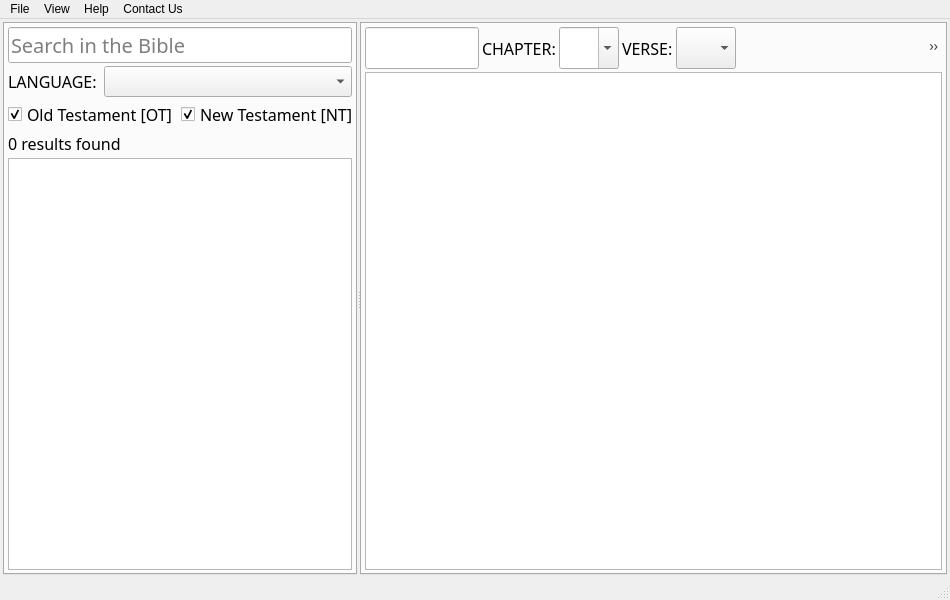
<?xml version="1.0" encoding="UTF-8"?>
<ui version="4.0">
 <class>BibleHome</class>
 <widget class="QMainWindow" name="BibleHome">
  <property name="geometry">
   <rect>
    <x>0</x>
    <y>0</y>
    <width>950</width>
    <height>600</height>
   </rect>
  </property>
  <property name="sizePolicy">
   <sizepolicy hsizetype="Preferred" vsizetype="Preferred">
    <horstretch>0</horstretch>
    <verstretch>0</verstretch>
   </sizepolicy>
  </property>
  <property name="minimumSize">
   <size>
    <width>400</width>
    <height>0</height>
   </size>
  </property>
  <property name="windowTitle">
   <string>BibleBook</string>
  </property>
  <property name="windowIcon">
   <iconset resource="icons/icons.qrc">
    <normaloff>:/icons/appicon</normaloff>:/icons/appicon</iconset>
  </property>
  <widget class="QWidget" name="WidgetCentral">
   <property name="sizePolicy">
    <sizepolicy hsizetype="Minimum" vsizetype="Preferred">
     <horstretch>0</horstretch>
     <verstretch>0</verstretch>
    </sizepolicy>
   </property>
   <property name="minimumSize">
    <size>
     <width>400</width>
     <height>0</height>
    </size>
   </property>
   <layout class="QVBoxLayout" name="verticalLayout_7">
    <property name="spacing">
     <number>3</number>
    </property>
    <property name="leftMargin">
     <number>3</number>
    </property>
    <property name="topMargin">
     <number>3</number>
    </property>
    <property name="rightMargin">
     <number>3</number>
    </property>
    <property name="bottomMargin">
     <number>3</number>
    </property>
    <item>
     <widget class="QSplitter" name="SplitterMain">
      <property name="sizePolicy">
       <sizepolicy hsizetype="Preferred" vsizetype="Expanding">
        <horstretch>0</horstretch>
        <verstretch>0</verstretch>
       </sizepolicy>
      </property>
      <property name="orientation">
       <enum>Qt::Horizontal</enum>
      </property>
      <property name="handleWidth">
       <number>3</number>
      </property>
      <widget class="QWidget" name="verticalLayoutWidget_3">
       <layout class="QVBoxLayout" name="VLayoutLeft">
        <item>
         <widget class="QTabWidget" name="MainTabLeft">
          <property name="enabled">
           <bool>true</bool>
          </property>
          <property name="sizePolicy">
           <sizepolicy hsizetype="Minimum" vsizetype="Expanding">
            <horstretch>0</horstretch>
            <verstretch>0</verstretch>
           </sizepolicy>
          </property>
          <property name="minimumSize">
           <size>
            <width>350</width>
            <height>0</height>
           </size>
          </property>
          <property name="maximumSize">
           <size>
            <width>16777215</width>
            <height>16777215</height>
           </size>
          </property>
          <property name="sizeIncrement">
           <size>
            <width>400</width>
            <height>0</height>
           </size>
          </property>
          <property name="font">
           <font>
            <family>Trebuchet MS</family>
            <pointsize>15</pointsize>
            <weight>50</weight>
            <bold>false</bold>
           </font>
          </property>
          <property name="tabPosition">
           <enum>QTabWidget::North</enum>
          </property>
          <property name="tabShape">
           <enum>QTabWidget::Rounded</enum>
          </property>
          <property name="currentIndex">
           <number>0</number>
          </property>
          <property name="movable">
           <bool>true</bool>
          </property>
          <property name="tabBarAutoHide">
           <bool>true</bool>
          </property>
          <widget class="QWidget" name="WdgSearch">
           <property name="font">
            <font>
             <family>Trebuchet MS</family>
             <pointsize>12</pointsize>
             <weight>50</weight>
             <bold>false</bold>
            </font>
           </property>
           <property name="statusTip">
            <string extracomment="Search for a Song"/>
           </property>
           <property name="accessibleName">
            <string extracomment="This has to be equal to the tab title in all the main tabs">Search</string>
           </property>
           <attribute name="title">
            <string>Search</string>
           </attribute>
           <layout class="QVBoxLayout" name="verticalLayout_2">
            <property name="spacing">
             <number>3</number>
            </property>
            <property name="leftMargin">
             <number>3</number>
            </property>
            <property name="topMargin">
             <number>3</number>
            </property>
            <property name="rightMargin">
             <number>3</number>
            </property>
            <property name="bottomMargin">
             <number>3</number>
            </property>
            <item>
             <widget class="QLineEdit" name="TxtSearch">
              <property name="sizePolicy">
               <sizepolicy hsizetype="Preferred" vsizetype="Fixed">
                <horstretch>0</horstretch>
                <verstretch>0</verstretch>
               </sizepolicy>
              </property>
              <property name="font">
               <font>
                <family>Trebuchet MS</family>
                <pointsize>15</pointsize>
                <weight>50</weight>
                <bold>false</bold>
               </font>
              </property>
              <property name="placeholderText">
               <string>Search in the Bible</string>
              </property>
             </widget>
            </item>
            <item>
             <layout class="QHBoxLayout" name="horizontalLayout1">
              <item>
               <widget class="QLabel" name="label">
                <property name="text">
                 <string>LANGUAGE: </string>
                </property>
               </widget>
              </item>
              <item>
               <widget class="QComboBox" name="CmbLanguages">
                <property name="sizePolicy">
                 <sizepolicy hsizetype="Expanding" vsizetype="Fixed">
                  <horstretch>0</horstretch>
                  <verstretch>0</verstretch>
                 </sizepolicy>
                </property>
                <property name="currentText">
                 <string/>
                </property>
               </widget>
              </item>
             </layout>
            </item>
            <item>
             <layout class="QHBoxLayout" name="horizontalLayout2">
              <item>
               <widget class="QCheckBox" name="ChkOldTestament">
                <property name="sizePolicy">
                 <sizepolicy hsizetype="Preferred" vsizetype="Fixed">
                  <horstretch>0</horstretch>
                  <verstretch>0</verstretch>
                 </sizepolicy>
                </property>
                <property name="text">
                 <string>Old Testament [OT]</string>
                </property>
                <property name="checked">
                 <bool>true</bool>
                </property>
               </widget>
              </item>
              <item>
               <widget class="QCheckBox" name="ChkNewTestament">
                <property name="text">
                 <string>New Testament [NT]</string>
                </property>
                <property name="checked">
                 <bool>true</bool>
                </property>
               </widget>
              </item>
             </layout>
            </item>
            <item>
             <widget class="QLabel" name="LblResult">
              <property name="sizePolicy">
               <sizepolicy hsizetype="Preferred" vsizetype="Minimum">
                <horstretch>0</horstretch>
                <verstretch>0</verstretch>
               </sizepolicy>
              </property>
              <property name="text">
               <string>0 results found</string>
              </property>
             </widget>
            </item>
            <item>
             <widget class="QListView" name="LstResults">
              <property name="sizePolicy">
               <sizepolicy hsizetype="Preferred" vsizetype="Expanding">
                <horstretch>0</horstretch>
                <verstretch>0</verstretch>
               </sizepolicy>
              </property>
              <property name="horizontalScrollBarPolicy">
               <enum>Qt::ScrollBarAlwaysOff</enum>
              </property>
             </widget>
            </item>
           </layout>
          </widget>
         </widget>
        </item>
       </layout>
      </widget>
      <widget class="QWidget" name="verticalLayoutWidget_4">
       <layout class="QVBoxLayout" name="VLayoutRight">
        <item>
         <widget class="QTabWidget" name="MainTabRight">
          <property name="enabled">
           <bool>true</bool>
          </property>
          <property name="sizePolicy">
           <sizepolicy hsizetype="Expanding" vsizetype="Expanding">
            <horstretch>0</horstretch>
            <verstretch>0</verstretch>
           </sizepolicy>
          </property>
          <property name="minimumSize">
           <size>
            <width>0</width>
            <height>0</height>
           </size>
          </property>
          <property name="font">
           <font>
            <family>Trebuchet MS</family>
            <pointsize>15</pointsize>
            <weight>50</weight>
            <bold>false</bold>
           </font>
          </property>
          <property name="tabPosition">
           <enum>QTabWidget::North</enum>
          </property>
          <property name="tabShape">
           <enum>QTabWidget::Rounded</enum>
          </property>
          <property name="currentIndex">
           <number>0</number>
          </property>
          <property name="movable">
           <bool>true</bool>
          </property>
          <property name="tabBarAutoHide">
           <bool>true</bool>
          </property>
          <widget class="QWidget" name="WdgReading">
           <property name="font">
            <font>
             <family>Trebuchet MS</family>
             <pointsize>12</pointsize>
             <weight>50</weight>
             <bold>false</bold>
            </font>
           </property>
           <property name="accessibleName">
            <string extracomment="This has to be equal to the tab title in all the main tabs">History</string>
           </property>
           <attribute name="title">
            <string>Song Preview</string>
           </attribute>
           <layout class="QVBoxLayout" name="LayoutPreview">
            <property name="spacing">
             <number>3</number>
            </property>
            <property name="leftMargin">
             <number>3</number>
            </property>
            <property name="topMargin">
             <number>3</number>
            </property>
            <property name="rightMargin">
             <number>3</number>
            </property>
            <property name="bottomMargin">
             <number>3</number>
            </property>
            <item>
             <layout class="QHBoxLayout" name="horizontalLayout3">
              <item>
               <widget class="QLineEdit" name="TxtTitle">
                <property name="sizePolicy">
                 <sizepolicy hsizetype="Expanding" vsizetype="Fixed">
                  <horstretch>0</horstretch>
                  <verstretch>0</verstretch>
                 </sizepolicy>
                </property>
                <property name="font">
                 <font>
                  <family>Trebuchet MS</family>
                  <pointsize>18</pointsize>
                  <weight>50</weight>
                  <bold>false</bold>
                 </font>
                </property>
                <property name="alignment">
                 <set>Qt::AlignCenter</set>
                </property>
                <property name="readOnly">
                 <bool>true</bool>
                </property>
               </widget>
              </item>
              <item>
               <widget class="QLabel" name="LblChapter">
                <property name="text">
                 <string>CHAPTER:</string>
                </property>
               </widget>
              </item>
              <item>
               <widget class="QComboBox" name="CmbChapter">
                <property name="sizePolicy">
                 <sizepolicy hsizetype="Minimum" vsizetype="Preferred">
                  <horstretch>0</horstretch>
                  <verstretch>0</verstretch>
                 </sizepolicy>
                </property>
                <property name="minimumSize">
                 <size>
                  <width>60</width>
                  <height>0</height>
                 </size>
                </property>
                <property name="font">
                 <font>
                  <family>Trebuchet MS</family>
                  <pointsize>15</pointsize>
                  <weight>50</weight>
                  <bold>false</bold>
                 </font>
                </property>
                <property name="editable">
                 <bool>true</bool>
                </property>
               </widget>
              </item>
              <item>
               <widget class="QLabel" name="LblVerse">
                <property name="text">
                 <string>VERSE:</string>
                </property>
               </widget>
              </item>
              <item>
               <widget class="QComboBox" name="CmbVerse">
                <property name="sizePolicy">
                 <sizepolicy hsizetype="Minimum" vsizetype="Preferred">
                  <horstretch>0</horstretch>
                  <verstretch>0</verstretch>
                 </sizepolicy>
                </property>
                <property name="minimumSize">
                 <size>
                  <width>60</width>
                  <height>0</height>
                 </size>
                </property>
                <property name="font">
                 <font>
                  <family>Trebuchet MS</family>
                  <pointsize>15</pointsize>
                  <weight>50</weight>
                  <bold>false</bold>
                 </font>
                </property>
                <property name="currentText">
                 <string/>
                </property>
               </widget>
              </item>
              <item>
               <widget class="QToolBar" name="ToolbarPreview">
                <property name="sizePolicy">
                 <sizepolicy hsizetype="Expanding" vsizetype="Fixed">
                  <horstretch>0</horstretch>
                  <verstretch>0</verstretch>
                 </sizepolicy>
                </property>
                <property name="windowTitle">
                 <string notr="true">toolBar1</string>
                </property>
                <property name="toolButtonStyle">
                 <enum>Qt::ToolButtonTextBesideIcon</enum>
                </property>
                <addaction name="actionPrevious"/>
                <addaction name="actionNext"/>
                <addaction name="actionBigger"/>
                <addaction name="actionSmaller"/>
                <addaction name="actionTheme"/>
                <addaction name="actionBold"/>
                <addaction name="actionFont"/>
                <addaction name="actionPreferences"/>
               </widget>
              </item>
             </layout>
            </item>
            <item>
             <widget class="QPlainTextEdit" name="TxtContent">
              <property name="sizePolicy">
               <sizepolicy hsizetype="Expanding" vsizetype="Expanding">
                <horstretch>0</horstretch>
                <verstretch>0</verstretch>
               </sizepolicy>
              </property>
              <property name="frameShadow">
               <enum>QFrame::Sunken</enum>
              </property>
              <property name="verticalScrollBarPolicy">
               <enum>Qt::ScrollBarAsNeeded</enum>
              </property>
              <property name="horizontalScrollBarPolicy">
               <enum>Qt::ScrollBarAlwaysOff</enum>
              </property>
              <property name="readOnly">
               <bool>true</bool>
              </property>
             </widget>
            </item>
           </layout>
          </widget>
         </widget>
        </item>
       </layout>
      </widget>
     </widget>
    </item>
   </layout>
  </widget>
  <widget class="QStatusBar" name="statusbar"/>
  <widget class="QMenuBar" name="menuBar">
   <property name="geometry">
    <rect>
     <x>0</x>
     <y>0</y>
     <width>950</width>
     <height>21</height>
    </rect>
   </property>
   <widget class="QMenu" name="menuFile">
    <property name="title">
     <string>File</string>
    </property>
    <widget class="QMenu" name="menuPreferences">
     <property name="title">
      <string>Preferences</string>
     </property>
     <addaction name="actionReset_Settings"/>
     <addaction name="actionManage_Settings"/>
    </widget>
    <addaction name="menuPreferences"/>
    <addaction name="actionTutorial"/>
    <addaction name="actionAbout"/>
    <addaction name="actionExit"/>
   </widget>
   <widget class="QMenu" name="menuSupport">
    <property name="title">
     <string>Help</string>
    </property>
    <addaction name="actionDonate"/>
    <addaction name="actionCheck_Updates"/>
    <addaction name="separator"/>
    <addaction name="actionFeature_Request"/>
    <addaction name="actionBug_Report"/>
    <addaction name="separator"/>
    <addaction name="actionContribute"/>
   </widget>
   <widget class="QMenu" name="menuView">
    <property name="title">
     <string>View</string>
    </property>
    <addaction name="separator"/>
    <addaction name="actionSmaller_Font"/>
    <addaction name="actionBigger_Font"/>
    <addaction name="separator"/>
    <addaction name="actionChange_Font"/>
    <addaction name="actionBold_Text"/>
    <addaction name="separator"/>
    <addaction name="actionDarkMode"/>
    <addaction name="actionRefresh"/>
   </widget>
   <widget class="QMenu" name="menuContact_Us">
    <property name="title">
     <string>Contact Us</string>
    </property>
    <addaction name="actionPhone"/>
    <addaction name="actionEmail"/>
    <addaction name="actionWebsite"/>
   </widget>
   <addaction name="menuFile"/>
   <addaction name="menuView"/>
   <addaction name="menuSupport"/>
   <addaction name="menuContact_Us"/>
  </widget>
  <action name="actionPresent">
   <property name="icon">
    <iconset resource="icons/icons.qrc">
     <normaloff>:/icons/present.png</normaloff>:/icons/present.png</iconset>
   </property>
   <property name="text">
    <string>Present</string>
   </property>
   <property name="toolTip">
    <string>Present Song</string>
   </property>
   <property name="shortcut">
    <string>F5</string>
   </property>
  </action>
  <action name="actionBigger">
   <property name="icon">
    <iconset resource="icons/icons.qrc">
     <normaloff>:/icons/bigger.png</normaloff>:/icons/bigger.png</iconset>
   </property>
   <property name="toolTip">
    <string>Bigger Text</string>
   </property>
   <property name="shortcut">
    <string>=</string>
   </property>
  </action>
  <action name="actionSmaller">
   <property name="icon">
    <iconset resource="icons/icons.qrc">
     <normaloff>:/icons/smaller.png</normaloff>:/icons/smaller.png</iconset>
   </property>
   <property name="toolTip">
    <string>Smaller Text</string>
   </property>
   <property name="shortcut">
    <string>-</string>
   </property>
  </action>
  <action name="actionBold">
   <property name="icon">
    <iconset resource="icons/icons.qrc">
     <normaloff>:/icons/bold.png</normaloff>:/icons/bold.png</iconset>
   </property>
   <property name="text">
    <string/>
   </property>
   <property name="toolTip">
    <string>Make Bold</string>
   </property>
   <property name="shortcut">
    <string>Shift+B</string>
   </property>
  </action>
  <action name="actionExit">
   <property name="icon">
    <iconset resource="icons/icons.qrc">
     <normaloff>:/icons/close</normaloff>:/icons/close</iconset>
   </property>
   <property name="text">
    <string>Exit</string>
   </property>
  </action>
  <action name="actionAbout">
   <property name="icon">
    <iconset resource="icons/icons.qrc">
     <normaloff>:/icons/browser_open</normaloff>:/icons/browser_open</iconset>
   </property>
   <property name="text">
    <string>About mBible</string>
   </property>
   <property name="shortcut">
    <string>Shift+F1</string>
   </property>
  </action>
  <action name="actionTutorial">
   <property name="icon">
    <iconset resource="icons/icons.qrc">
     <normaloff>:/icons/whatis</normaloff>:/icons/whatis</iconset>
   </property>
   <property name="text">
    <string>How it Works</string>
   </property>
   <property name="shortcut">
    <string>F1</string>
   </property>
  </action>
  <action name="actionReset_Settings">
   <property name="icon">
    <iconset resource="icons/icons.qrc">
     <normaloff>:/icons/remove_extension</normaloff>:/icons/remove_extension</iconset>
   </property>
   <property name="text">
    <string>Reset Settings</string>
   </property>
  </action>
  <action name="actionManage_Settings">
   <property name="icon">
    <iconset resource="icons/icons.qrc">
     <normaloff>:/icons/settings</normaloff>:/icons/settings</iconset>
   </property>
   <property name="text">
    <string>Manage Settings</string>
   </property>
  </action>
  <action name="actionNew_Song">
   <property name="icon">
    <iconset resource="icons/icons.qrc">
     <normaloff>:/icons/field_add</normaloff>:/icons/field_add</iconset>
   </property>
   <property name="text">
    <string>New Song</string>
   </property>
   <property name="shortcut">
    <string>Ctrl+N</string>
   </property>
  </action>
  <action name="actionEdit_Song">
   <property name="icon">
    <iconset resource="icons/icons.qrc">
     <normaloff>:/icons/edit_cond_formats.png</normaloff>:/icons/edit_cond_formats.png</iconset>
   </property>
   <property name="text">
    <string>Edit Song</string>
   </property>
   <property name="shortcut">
    <string>Ctrl+E</string>
   </property>
  </action>
  <action name="actionTheme">
   <property name="icon">
    <iconset resource="icons/icons.qrc">
     <normaloff>:/icons/view_modify</normaloff>:/icons/view_modify</iconset>
   </property>
   <property name="text">
    <string> </string>
   </property>
   <property name="toolTip">
    <string>Change Reading Theme</string>
   </property>
   <property name="shortcut">
    <string>T</string>
   </property>
  </action>
  <action name="actionDonate">
   <property name="icon">
    <iconset resource="icons/icons.qrc">
     <normaloff>:/icons/filter</normaloff>:/icons/filter</iconset>
   </property>
   <property name="text">
    <string>Donate</string>
   </property>
  </action>
  <action name="actionContribute">
   <property name="icon">
    <iconset resource="icons/icons.qrc">
     <normaloff>:/icons/add_record</normaloff>:/icons/add_record</iconset>
   </property>
   <property name="text">
    <string>OS Contribution</string>
   </property>
  </action>
  <action name="actionCheck_Updates">
   <property name="icon">
    <iconset resource="icons/icons.qrc">
     <normaloff>:/icons/refresh</normaloff>:/icons/refresh</iconset>
   </property>
   <property name="text">
    <string>Check Updates</string>
   </property>
   <property name="shortcut">
    <string>Ctrl+U</string>
   </property>
  </action>
  <action name="actionBigger_Font">
   <property name="icon">
    <iconset resource="icons/icons.qrc">
     <normaloff>:/icons/bigger.png</normaloff>:/icons/bigger.png</iconset>
   </property>
   <property name="text">
    <string>Bigger Font</string>
   </property>
  </action>
  <action name="actionSmaller_Font">
   <property name="icon">
    <iconset resource="icons/icons.qrc">
     <normaloff>:/icons/smaller.png</normaloff>:/icons/smaller.png</iconset>
   </property>
   <property name="text">
    <string>Smaller Font</string>
   </property>
  </action>
  <action name="actionChange_Font">
   <property name="icon">
    <iconset resource="icons/icons.qrc">
     <normaloff>:/icons/font.png</normaloff>:/icons/font.png</iconset>
   </property>
   <property name="text">
    <string>Change Font</string>
   </property>
  </action>
  <action name="actionBold_Text">
   <property name="icon">
    <iconset resource="icons/icons.qrc">
     <normaloff>:/icons/bold.png</normaloff>:/icons/bold.png</iconset>
   </property>
   <property name="text">
    <string>Bold Text</string>
   </property>
  </action>
  <action name="actionPreferences">
   <property name="icon">
    <iconset resource="icons/icons.qrc">
     <normaloff>:/icons/keyword</normaloff>:/icons/keyword</iconset>
   </property>
   <property name="text">
    <string>Options</string>
   </property>
   <property name="toolTip">
    <string>Change App Preferences</string>
   </property>
   <property name="shortcut">
    <string>Ctrl+P</string>
   </property>
  </action>
  <action name="actionEdit">
   <property name="icon">
    <iconset resource="icons/icons.qrc">
     <normaloff>:/icons/edit.png</normaloff>:/icons/edit.png</iconset>
   </property>
   <property name="text">
    <string>Edit</string>
   </property>
   <property name="shortcut">
    <string>Ctrl+E</string>
   </property>
  </action>
  <action name="actionNewsong">
   <property name="icon">
    <iconset resource="icons/icons.qrc">
     <normaloff>:/icons/field_add</normaloff>:/icons/field_add</iconset>
   </property>
   <property name="text">
    <string>New</string>
   </property>
  </action>
  <action name="actionSongbooks">
   <property name="icon">
    <iconset resource="icons/icons.qrc">
     <normaloff>:/icons/copy</normaloff>:/icons/copy</iconset>
   </property>
   <property name="text">
    <string>Manage Books</string>
   </property>
   <property name="shortcut">
    <string>Ctrl+B</string>
   </property>
  </action>
  <action name="actionOnline">
   <property name="icon">
    <iconset resource="icons/icons.qrc">
     <normaloff>:/icons/browser_open</normaloff>:/icons/browser_open</iconset>
   </property>
   <property name="text">
    <string>Online Content</string>
   </property>
   <property name="shortcut">
    <string>Ctrl+W</string>
   </property>
  </action>
  <action name="actionPhone">
   <property name="text">
    <string>Phone: +254 711 474787</string>
   </property>
  </action>
  <action name="actionEmail">
   <property name="text">
    <string>Email: appsmatake@gmail.com</string>
   </property>
  </action>
  <action name="actionWebsite">
   <property name="text">
    <string>Website: http://appsmata.com</string>
   </property>
  </action>
  <action name="actionFeature_Request">
   <property name="text">
    <string>Feature Request</string>
   </property>
  </action>
  <action name="actionBug_Report">
   <property name="text">
    <string>Bug Report</string>
   </property>
  </action>
  <action name="actionFont">
   <property name="icon">
    <iconset resource="icons/icons.qrc">
     <normaloff>:/icons/font.png</normaloff>:/icons/font.png</iconset>
   </property>
   <property name="text">
    <string/>
   </property>
   <property name="toolTip">
    <string>Change Font Type</string>
   </property>
   <property name="shortcut">
    <string>Shift+F</string>
   </property>
  </action>
  <action name="actionSearch">
   <property name="icon">
    <iconset resource="icons/icons.qrc">
     <normaloff>:/icons/find</normaloff>:/icons/find</iconset>
   </property>
   <property name="text">
    <string>Search a Song</string>
   </property>
   <property name="shortcut">
    <string>Ctrl+F</string>
   </property>
  </action>
  <action name="actionSearchAll">
   <property name="checkable">
    <bool>true</bool>
   </property>
   <property name="text">
    <string>Search all Songs</string>
   </property>
  </action>
  <action name="actionDarkMode">
   <property name="checkable">
    <bool>true</bool>
   </property>
   <property name="text">
    <string>Dark Mode</string>
   </property>
   <property name="shortcut">
    <string>Shift+D</string>
   </property>
  </action>
  <action name="actionRefresh">
   <property name="icon">
    <iconset resource="icons/icons.qrc">
     <normaloff>:/icons/refresh</normaloff>:/icons/refresh</iconset>
   </property>
   <property name="text">
    <string>Refresh</string>
   </property>
   <property name="shortcut">
    <string>F5</string>
   </property>
  </action>
  <action name="actionPrevious">
   <property name="icon">
    <iconset resource="icons/icons.qrc">
     <normaloff>:/icons/last.png</normaloff>:/icons/last.png</iconset>
   </property>
   <property name="toolTip">
    <string>Previous Chapter</string>
   </property>
   <property name="shortcut">
    <string>Left</string>
   </property>
  </action>
  <action name="actionNext">
   <property name="icon">
    <iconset resource="icons/icons.qrc">
     <normaloff>:/icons/next.png</normaloff>:/icons/next.png</iconset>
   </property>
   <property name="toolTip">
    <string>Next Chapter</string>
   </property>
   <property name="shortcut">
    <string>Right</string>
   </property>
  </action>
 </widget>
 <resources>
  <include location="icons/icons.qrc"/>
 </resources>
 <connections/>
 <slots>
  <slot>fileOpen()</slot>
  <slot>fileClose()</slot>
  <slot>browseFind(bool)</slot>
  <slot>refresh()</slot>
  <slot>compact()</slot>
  <slot>helpWhatsThis()</slot>
  <slot>mainTabSelected(int)</slot>
  <slot>executeQuery()</slot>
  <slot>importTableFromCSV()</slot>
  <slot>exportTableToCSV()</slot>
  <slot>fileRevert()</slot>
  <slot>fileSave()</slot>
  <slot>deleteIndex()</slot>
  <slot>createIndex()</slot>
  <slot>createTable()</slot>
  <slot>deleteObject()</slot>
  <slot>editObject()</slot>
  <slot>editTablePopup()</slot>
  <slot>addField()</slot>
  <slot>editField()</slot>
  <slot>exportDatabaseToSQL()</slot>
  <slot>importDatabaseFromSQL()</slot>
  <slot>openPreferences()</slot>
  <slot>createTreeContextMenu(QPoint)</slot>
  <slot>changeTreeSelection()</slot>
  <slot>fileNew()</slot>
  <slot>helpAbout()</slot>
  <slot>deleteField()</slot>
  <slot>loadPragmas()</slot>
  <slot>savePragmas()</slot>
  <slot>copy()</slot>
  <slot>closeSqlTab(int)</slot>
  <slot>openSqlTab()</slot>
  <slot>openSqlFile()</slot>
  <slot>saveSqlFile()</slot>
  <slot>loadExtension()</slot>
  <slot>loadProject()</slot>
  <slot>saveProject()</slot>
  <slot>fileAttach()</slot>
  <slot>editEncryption()</slot>
  <slot>saveSqlFileAs()</slot>
  <slot>switchToBrowseDataTab()</slot>
  <slot>copyCurrentCreateStatement()</slot>
  <slot>browseDataFetchAllData()</slot>
  <slot>exportTableToJson()</slot>
  <slot>fileOpenReadOnly()</slot>
  <slot>saveSqlResultsAsCsv()</slot>
  <slot>saveSqlResultsAsView()</slot>
  <slot>changeSqlTab(int)</slot>
  <slot>renameSqlTab(int)</slot>
  <slot>fileNewInMemoryDatabase()</slot>
  <slot>showContextMenuSqlTabBar(QPoint)</slot>
 </slots>
</ui>
